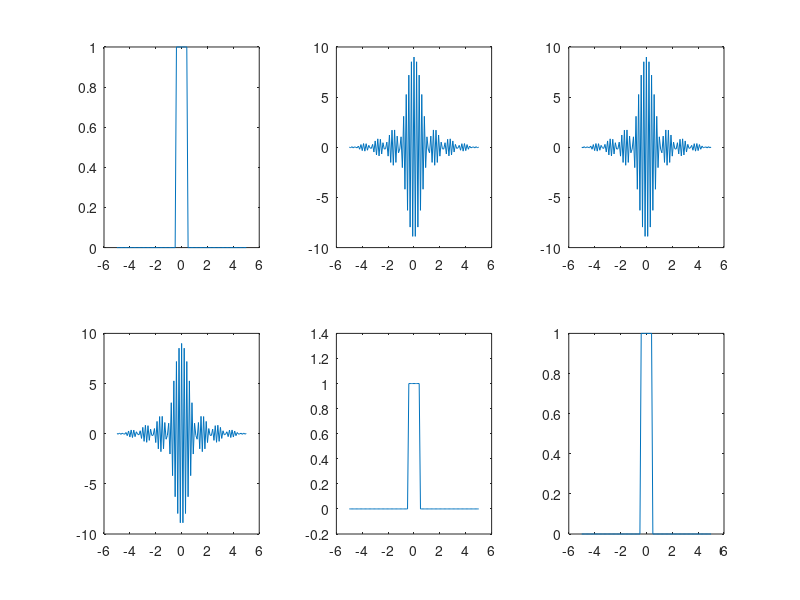
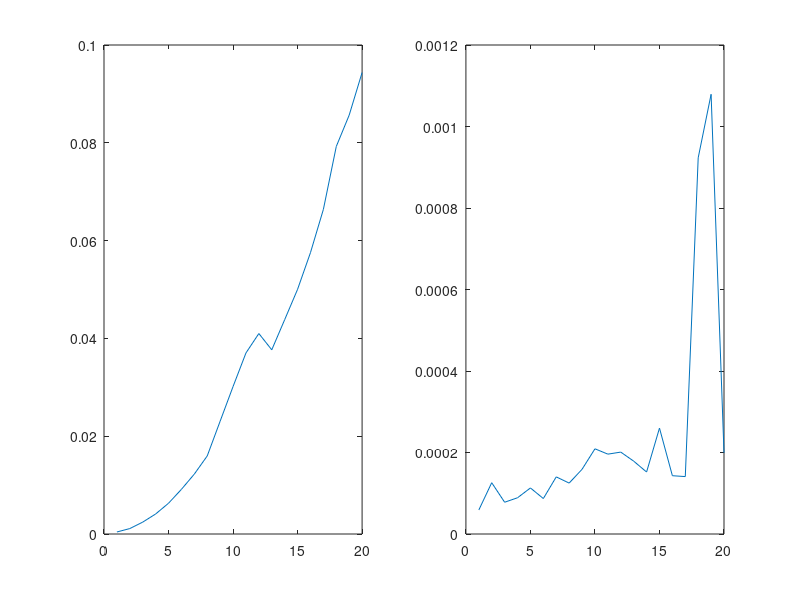

Recreate these plots in MATLAB, in order.
function main()

a=1;
tmin=-5;
tmax=5;

pas=0.1;
t=[tmin:pas:tmax];
f=(porte(t,a))';

i=complex(0,1);
N=length(f);
w = exp(-2*pi*i/N);
FN=ones(N,N); 

for j=0:N-1
    for k=0:N-1
        FN(j+1,k+1)=w^(j*k);
    end 
end


fTF=TFD(f); %fTF=f^

FNinv1 = inv(FN);       %invers de FN qu'on a calcule avec inv
FNinv2= conj(FN) / N;   %invers de FN qu'on a calcule avec conj

figure(1);

l =2; %no of lines
c = 3; %no of lines

subplot(l,c,1);
plot(t,f);

subplot(l,c,2);
plot(t,fftshift(real(fTF))); 

subplot(l,c,3);
plot(t,fftshift(real(fft(f))));

subplot(l,c,4);
plot(t,fftshift(real(fTF))); 

subplot(l,c,5);
plot(t,real(FNinv1*fTF));

subplot(l,c,6);
plot(t,real(ifft(fTF)));

%Comparaison de performance:
t1=linspace(1,20,1); %Performance de TFD
t2=linspace(1,20,1); %Performance de fft
x=[1:20];

for i= 1:20
    pas= 1/i;
    t=[tmin:pas:tmax];
    f=(porte(t,a))';
    
    tic;
    TFD(f); %Performance de TFD
    t1(i)=toc;
    
    tic;
    fft(f); %Performance de fft
    t2(i)=toc;
    
end

figure(2);
subplot(1,2,1);
plot(x,t1);

subplot(1,2,2);
plot(x,t2);
end

function y=porte(t,a)
y=(abs(t)<a/2)/a;
end

function y=TFD(f) %Transforme de fourier discret

i=complex(0,1);
N=length(f);
w = exp(-2*pi*i/N);
FN=ones(N,N); 

for j=0:N-1
    for k=0:N-1
        FN(j+1,k+1)=w^(j*k);
    end 
end

y=FN*f;
end